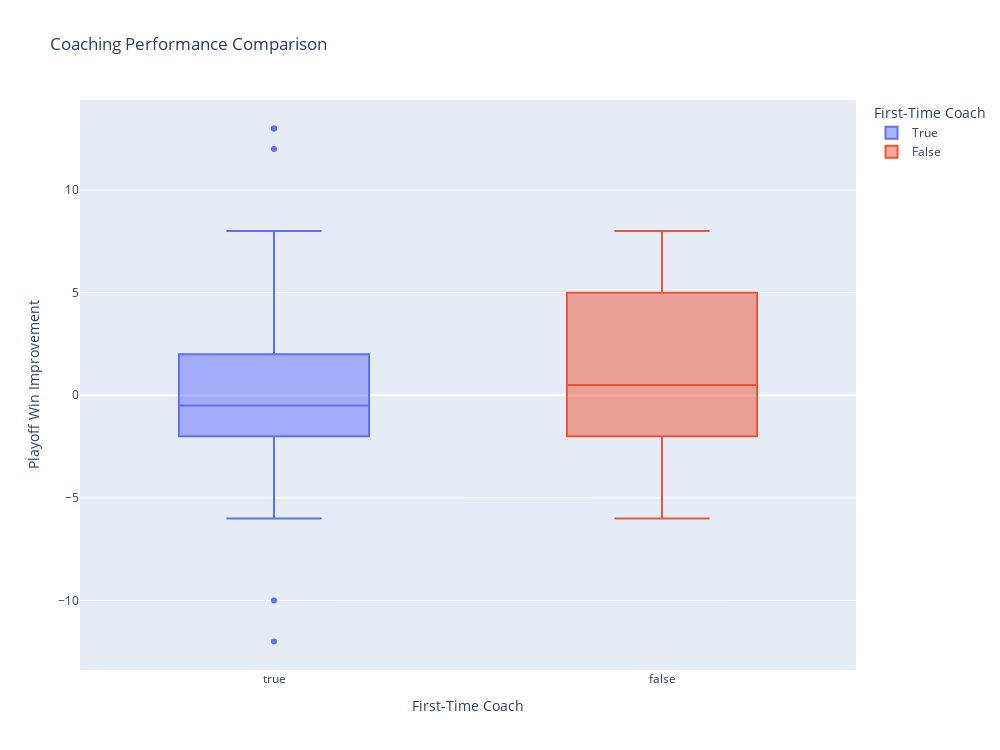

The code cell stored with this chart in its notebook:
### Code cell
# Alternatively, create a box plot to visualize the distribution of coaching performance
fig = px.box(win_now_hires, y='Playoff Win Improvement', x='First Season', color='First Season',
             title='Coaching Performance Comparison',
             labels={'Overall #': 'Overall Performance', 'First Season': 'First-Time Coach'}, height=750,width=1000)
fig.show()

### Figure 1 — Plotly figure (JSON) as saved in the notebook; plotly's stock layout.template omitted (floating-point values rounded to 4 significant figures)
{"data": [{"alignmentgroup": "True", "hovertemplate": "First-Time Coach=%{x}<br>Playoff Win Improvement=%{y}<extra></extra>", "legendgroup": "True", "marker": {"color": "#636efa"}, "name": "True", "notched": false, "offsetgroup": "True", "orientation": "v", "showlegend": true, "type": "box", "x": [true, true, true, true, true, true, true, true, true, true, true, true, true, true, true, true, true, true, true, true], "x0": " ", "xaxis": "x", "y": [-12, 0, -1, -10, 0, 2, 8, -1, 1, -2, 2, -2, -5, 13, -6, 2, 12, 13, -2, -1], "y0": " ", "yaxis": "y"}, {"alignmentgroup": "True", "hovertemplate": "First-Time Coach=%{x}<br>Playoff Win Improvement=%{y}<extra></extra>", "legendgroup": "False", "marker": {"color": "#EF553B"}, "name": "False", "notched": false, "offsetgroup": "False", "orientation": "v", "showlegend": true, "type": "box", "x": [false, false, false, false, false, false, false, false, false, false, false, false, false, false, false, false, false, false, false, false, false, false], "x0": " ", "xaxis": "x", "y": [6, 8, 8, 1, 3, -3, -5, -1, -2, -1, 5, 4, -2, -6, 4, 0, -3, 0, 5, -3, 7, 6], "y0": " ", "yaxis": "y"}], "layout": {"boxmode": "overlay", "height": 750, "legend": {"title": {"text": "First-Time Coach"}, "tracegroupgap": 0}, "title": {"text": "Coaching Performance Comparison"}, "width": 1000, "xaxis": {"anchor": "y", "categoryarray": [true, false], "categoryorder": "array", "domain": [0, 1], "title": {"text": "First-Time Coach"}}, "yaxis": {"anchor": "x", "domain": [0, 1], "title": {"text": "Playoff Win Improvement"}}}}
